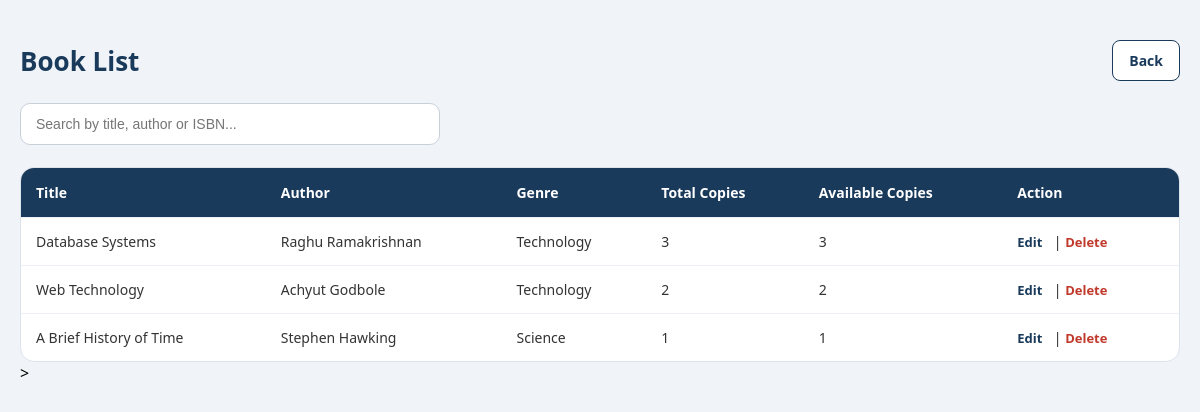
Screenshot of /View/BookList.php with the database file from the repository.
### tables this page shows
CREATE TABLE IF NOT EXISTS books (
    id INT AUTO_INCREMENT PRIMARY KEY,
    title VARCHAR(200) NOT NULL,
    author VARCHAR(150) NOT NULL,
    isbn VARCHAR(50),
    total_copies INT NOT NULL DEFAULT 1,
    genre_id INT,
    FOREIGN KEY (genre_id) REFERENCES genres(id) ON DELETE SET NULL
);

CREATE TABLE IF NOT EXISTS genres (
    id INT AUTO_INCREMENT PRIMARY KEY,
    genre_name VARCHAR(100) NOT NULL
);

### Model/db.php (called while the page is built, shortened)
<?php
class db
{
    public function GetBooks($connection)
    {
        $sql = "
        SELECT
            books.id,
            books.title,
            books.author,
            books.isbn,
            books.total_copies,
            genres.genre_name,
            (
                books.total_copies -
                COUNT(
                    CASE
                    WHEN borrow_records.status='Active'
                    THEN 1
                    END
                )
            ) AS available_copies
        FROM books
        LEFT JOIN genres
        ON books.genre_id = genres.id
        LEFT JOIN borrow_records
        ON books.id = borrow_records.book_id
        GROUP BY books.id
        ";
        return $connection->query($sql);
    }
}
?>

### View/BookList.php (the view, shortened to what this page needs)
<?php
include "../Model/db.php";
$obj = new db();
$conn = $obj->connection();
$books = $obj->GetBooks($conn);
?>
<!DOCTYPE html>
<html>
<head>
</head>
<body>
<div class="page-wrapper">
    <div class="top-bar">
        <h1 class="page-title">Book List</h1>
        <a class="back-btn" href="librarian_dashboard.php">
            Back
        </a>
    </div>
    <div class="search-box">
        <input
            type="text"
            id="search"
            placeholder="Search by title, author or ISBN..."
            onkeyup="searchBook()"
        >
    </div>
    <div class="table-container">
        <table>
            <thead>
                <tr>
                    <th>Title</th>
                    <th>Author</th>
                    <th>Genre</th>
                    <th>Total Copies</th>
                    <th>Available Copies</th>
                    <th>Action</th>
                </tr>
            </thead>
            <tbody id="tableBody">
                <?php while($row = mysqli_fetch_assoc($books)) { ?>
                    <?php
                        $class = ($row["available_copies"] == 0)
                            ? "red-row"
                            : "";
                    ?>
                    <tr class="<?php echo $class; ?>">
                        <td><?php echo $row["title"]; ?></td>
                        <td><?php echo $row["author"]; ?></td>
                        <td><?php echo $row["genre_name"]; ?></td>
                        <td><?php echo $row["total_copies"]; ?></td>
                        <td><?php echo $row["available_copies"]; ?></td>
                        <td>
                            <a
                                class="action-link edit-link"
                                href="EditBook.php?id=<?php echo $row["id"]; ?>"
                            >
                                Edit
                            </a>
                            |
                            <a
                                class="action-link delete-link"
                                href="../Controller/DeleteBookController.php?id=<?php echo $row["id"]; ?>"
                            >
                                Delete
                            </a>
                        </td>
                    </tr>
                <?php } ?>
            </tbody>
        </table>
    </div>
</div>
>
</body>
</html>

### View/BookList.php (style rules this page uses)
* { box-sizing: border-box; margin: 0; padding: 0; }
body { font-family: 'Segoe UI', Arial, sans-serif; background: #f0f4f8; min-height: 100vh; padding: 40px 20px; }
.page-wrapper { max-width: 1200px; margin: 0 auto; }
.top-bar { display: flex; justify-content: space-between; align-items: center; margin-bottom: 22px; }
.page-title { font-size: 26px; font-weight: 600; color: #1a3a5c; }
.back-btn { background: #ffffff; color: #1a3a5c; border: 1.5px solid #1a3a5c; border-radius: 8px; padding: 10px 16px; text-decoration: none; font-size: 14px; font-weight: 600; transition: 0.2s; }
.search-box { margin-bottom: 22px; }
#search { width: 100%; max-width: 420px; padding: 12px 15px; border: 1px solid #c8d0da; border-radius: 10px; font-size: 14px; background: #ffffff; outline: none; transition: border-color 0.15s, box-shadow 0.15s; }
.table-container { background: #ffffff; border-radius: 14px; overflow: hidden; border: 1px solid #dde3eb; }
table { width: 100%; border-collapse: collapse; }
thead { background: #1a3a5c; color: white; }
th { padding: 15px; text-align: left; font-size: 14px; font-weight: 600; }
td { padding: 14px 15px; font-size: 14px; color: #333; border-top: 1px solid #edf1f5; }
.action-link { text-decoration: none; font-weight: 600; font-size: 13px; margin-right: 8px; }
.edit-link { color: #1a3a5c; }
.delete-link { color: #c0392b; }

### rows the page displays
books: title "Database Systems", author "Raghu Ramakrishnan", genre.genre_name "Technology", total_copies "3", available_copies "3"
books: title "Web Technology", author "Achyut Godbole", genre.genre_name "Technology", total_copies "2", available_copies "2"
books: title "A Brief History of Time", author "Stephen Hawking", genre.genre_name "Science", total_copies "1", available_copies "1"
